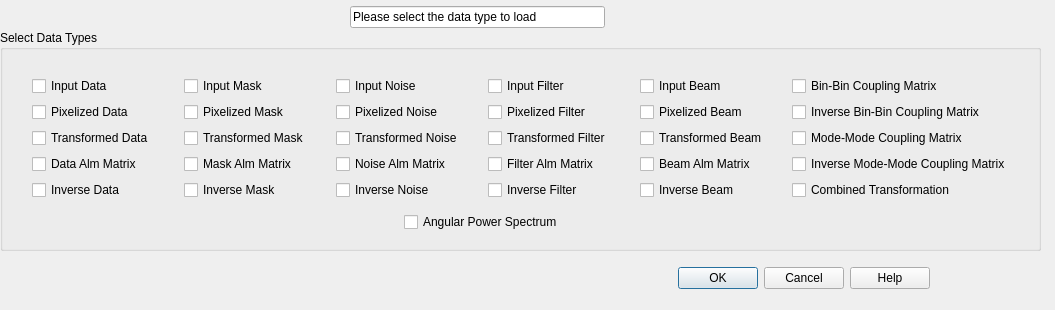
<?xml version="1.0" encoding="UTF-8"?>
<ui version="4.0">
 <class>dataSelectDialog</class>
 <widget class="QDialog" name="dataSelectDialog">
  <property name="geometry">
   <rect>
    <x>0</x>
    <y>0</y>
    <width>1055</width>
    <height>310</height>
   </rect>
  </property>
  <property name="minimumSize">
   <size>
    <width>500</width>
    <height>210</height>
   </size>
  </property>
  <property name="windowTitle">
   <string>Dialog</string>
  </property>
  <widget class="QGroupBox" name="selectionBox">
   <property name="geometry">
    <rect>
     <x>0</x>
     <y>30</y>
     <width>1041</width>
     <height>221</height>
    </rect>
   </property>
   <property name="minimumSize">
    <size>
     <width>770</width>
     <height>140</height>
    </size>
   </property>
   <property name="title">
    <string>Select Data Types</string>
   </property>
   <widget class="QWidget" name="">
    <property name="geometry">
     <rect>
      <x>32</x>
      <y>40</y>
      <width>979</width>
      <height>168</height>
     </rect>
    </property>
    <layout class="QVBoxLayout" name="verticalLayout">
     <item>
      <layout class="QGridLayout" name="gridLayout">
       <item row="0" column="0">
        <widget class="QCheckBox" name="inputDataCB">
         <property name="text">
          <string>Input Data</string>
         </property>
        </widget>
       </item>
       <item row="0" column="1">
        <widget class="QCheckBox" name="inputWeightCB">
         <property name="text">
          <string>Input Mask</string>
         </property>
        </widget>
       </item>
       <item row="0" column="2">
        <widget class="QCheckBox" name="inputNoiseCB">
         <property name="text">
          <string>Input Noise</string>
         </property>
        </widget>
       </item>
       <item row="0" column="3">
        <widget class="QCheckBox" name="inputFilterCB">
         <property name="text">
          <string>Input Filter</string>
         </property>
        </widget>
       </item>
       <item row="0" column="4">
        <widget class="QCheckBox" name="inputBeamCB">
         <property name="text">
          <string>Input Beam</string>
         </property>
        </widget>
       </item>
       <item row="0" column="5">
        <widget class="QCheckBox" name="binCB">
         <property name="text">
          <string>Bin-Bin Coupling Matrix</string>
         </property>
        </widget>
       </item>
       <item row="1" column="0">
        <widget class="QCheckBox" name="pixelDataCB">
         <property name="text">
          <string>Pixelized Data</string>
         </property>
        </widget>
       </item>
       <item row="1" column="1">
        <widget class="QCheckBox" name="pixelWeightsCB">
         <property name="text">
          <string>Pixelized Mask</string>
         </property>
        </widget>
       </item>
       <item row="1" column="2">
        <widget class="QCheckBox" name="pixelNoiseCB">
         <property name="text">
          <string>Pixelized Noise</string>
         </property>
        </widget>
       </item>
       <item row="1" column="3">
        <widget class="QCheckBox" name="pixelFilterCB">
         <property name="text">
          <string>Pixelized Filter</string>
         </property>
        </widget>
       </item>
       <item row="1" column="4">
        <widget class="QCheckBox" name="pixelBeamCB">
         <property name="text">
          <string>Pixelized Beam</string>
         </property>
        </widget>
       </item>
       <item row="1" column="5">
        <widget class="QCheckBox" name="invBinCB">
         <property name="text">
          <string>Inverse Bin-Bin Coupling Matrix</string>
         </property>
        </widget>
       </item>
       <item row="2" column="0">
        <widget class="QCheckBox" name="transDataCB">
         <property name="text">
          <string>Transformed Data</string>
         </property>
        </widget>
       </item>
       <item row="2" column="1">
        <widget class="QCheckBox" name="transWeightCB">
         <property name="text">
          <string>Transformed Mask</string>
         </property>
        </widget>
       </item>
       <item row="2" column="2">
        <widget class="QCheckBox" name="transNoiseCB">
         <property name="text">
          <string>Transformed Noise</string>
         </property>
        </widget>
       </item>
       <item row="2" column="3">
        <widget class="QCheckBox" name="transFilterCB">
         <property name="text">
          <string>Transformed Filter</string>
         </property>
        </widget>
       </item>
       <item row="2" column="4">
        <widget class="QCheckBox" name="transBeamCB">
         <property name="text">
          <string>Transformed Beam</string>
         </property>
        </widget>
       </item>
       <item row="2" column="5">
        <widget class="QCheckBox" name="modeCB">
         <property name="text">
          <string>Mode-Mode Coupling Matrix</string>
         </property>
        </widget>
       </item>
       <item row="3" column="0">
        <widget class="QCheckBox" name="dataAlmCB">
         <property name="text">
          <string>Data Alm Matrix</string>
         </property>
        </widget>
       </item>
       <item row="3" column="1">
        <widget class="QCheckBox" name="weightAlmCB">
         <property name="text">
          <string>Mask Alm Matrix</string>
         </property>
        </widget>
       </item>
       <item row="3" column="2">
        <widget class="QCheckBox" name="noiseAlmCB">
         <property name="text">
          <string>Noise Alm Matrix</string>
         </property>
        </widget>
       </item>
       <item row="3" column="3">
        <widget class="QCheckBox" name="filterAlmCB">
         <property name="text">
          <string>Filter Alm Matrix</string>
         </property>
        </widget>
       </item>
       <item row="3" column="4">
        <widget class="QCheckBox" name="beamAlmCB">
         <property name="text">
          <string>Beam Alm Matrix</string>
         </property>
        </widget>
       </item>
       <item row="3" column="5">
        <widget class="QCheckBox" name="invModeCB">
         <property name="text">
          <string>Inverse Mode-Mode Coupling Matrix</string>
         </property>
        </widget>
       </item>
       <item row="4" column="0">
        <widget class="QCheckBox" name="invDataCB">
         <property name="text">
          <string>Inverse Data</string>
         </property>
        </widget>
       </item>
       <item row="4" column="1">
        <widget class="QCheckBox" name="invWeightsCB">
         <property name="text">
          <string>Inverse Mask</string>
         </property>
        </widget>
       </item>
       <item row="4" column="2">
        <widget class="QCheckBox" name="invNoiseCB">
         <property name="text">
          <string>Inverse Noise</string>
         </property>
        </widget>
       </item>
       <item row="4" column="3">
        <widget class="QCheckBox" name="invFilterCB">
         <property name="text">
          <string>Inverse Filter</string>
         </property>
        </widget>
       </item>
       <item row="4" column="4">
        <widget class="QCheckBox" name="invBeamCB">
         <property name="text">
          <string>Inverse Beam</string>
         </property>
        </widget>
       </item>
       <item row="4" column="5">
        <widget class="QCheckBox" name="comboSpectrumCB">
         <property name="text">
          <string>Combined Transformation</string>
         </property>
        </widget>
       </item>
      </layout>
     </item>
     <item>
      <layout class="QHBoxLayout" name="horizontalLayout">
       <item>
        <spacer name="horizontalSpacer_2">
         <property name="orientation">
          <enum>Qt::Horizontal</enum>
         </property>
         <property name="sizeHint" stdset="0">
          <size>
           <width>338</width>
           <height>20</height>
          </size>
         </property>
        </spacer>
       </item>
       <item>
        <widget class="QCheckBox" name="ensembleCB">
         <property name="text">
          <string>Angular Power Spectrum</string>
         </property>
        </widget>
       </item>
       <item>
        <spacer name="horizontalSpacer">
         <property name="orientation">
          <enum>Qt::Horizontal</enum>
         </property>
         <property name="sizeHint" stdset="0">
          <size>
           <width>448</width>
           <height>20</height>
          </size>
         </property>
        </spacer>
       </item>
      </layout>
     </item>
    </layout>
   </widget>
  </widget>
  <widget class="QWidget" name="layoutWidget">
   <property name="geometry">
    <rect>
     <x>630</x>
     <y>260</y>
     <width>408</width>
     <height>36</height>
    </rect>
   </property>
   <layout class="QHBoxLayout" name="buttonLayout">
    <item>
     <widget class="QDialogButtonBox" name="buttonBox">
      <property name="minimumSize">
       <size>
        <width>300</width>
        <height>30</height>
       </size>
      </property>
      <property name="orientation">
       <enum>Qt::Horizontal</enum>
      </property>
      <property name="standardButtons">
       <set>QDialogButtonBox::Cancel|QDialogButtonBox::Help|QDialogButtonBox::Ok</set>
      </property>
     </widget>
    </item>
    <item>
     <spacer name="buttonSpacer">
      <property name="orientation">
       <enum>Qt::Horizontal</enum>
      </property>
      <property name="sizeType">
       <enum>QSizePolicy::MinimumExpanding</enum>
      </property>
      <property name="sizeHint" stdset="0">
       <size>
        <width>100</width>
        <height>20</height>
       </size>
      </property>
     </spacer>
    </item>
   </layout>
  </widget>
  <widget class="QWidget" name="">
   <property name="geometry">
    <rect>
     <x>2</x>
     <y>0</y>
     <width>1041</width>
     <height>34</height>
    </rect>
   </property>
   <layout class="QHBoxLayout" name="horizontalLayout_2">
    <item>
     <spacer name="horizontalSpacer_3">
      <property name="orientation">
       <enum>Qt::Horizontal</enum>
      </property>
      <property name="sizeHint" stdset="0">
       <size>
        <width>348</width>
        <height>17</height>
       </size>
      </property>
     </spacer>
    </item>
    <item>
     <widget class="QLineEdit" name="title">
      <property name="text">
       <string>Please select the data type to load</string>
      </property>
     </widget>
    </item>
    <item>
     <spacer name="horizontalSpacer_4">
      <property name="orientation">
       <enum>Qt::Horizontal</enum>
      </property>
      <property name="sizeHint" stdset="0">
       <size>
        <width>438</width>
        <height>17</height>
       </size>
      </property>
     </spacer>
    </item>
   </layout>
  </widget>
 </widget>
 <resources/>
 <connections>
  <connection>
   <sender>buttonBox</sender>
   <signal>accepted()</signal>
   <receiver>mapSelectDialog</receiver>
   <slot>accept()</slot>
   <hints>
    <hint type="sourcelabel">
     <x>248</x>
     <y>254</y>
    </hint>
    <hint type="destinationlabel">
     <x>157</x>
     <y>274</y>
    </hint>
   </hints>
  </connection>
  <connection>
   <sender>buttonBox</sender>
   <signal>rejected()</signal>
   <receiver>mapSelectDialog</receiver>
   <slot>reject()</slot>
   <hints>
    <hint type="sourcelabel">
     <x>316</x>
     <y>260</y>
    </hint>
    <hint type="destinationlabel">
     <x>286</x>
     <y>274</y>
    </hint>
   </hints>
  </connection>
 </connections>
</ui>
